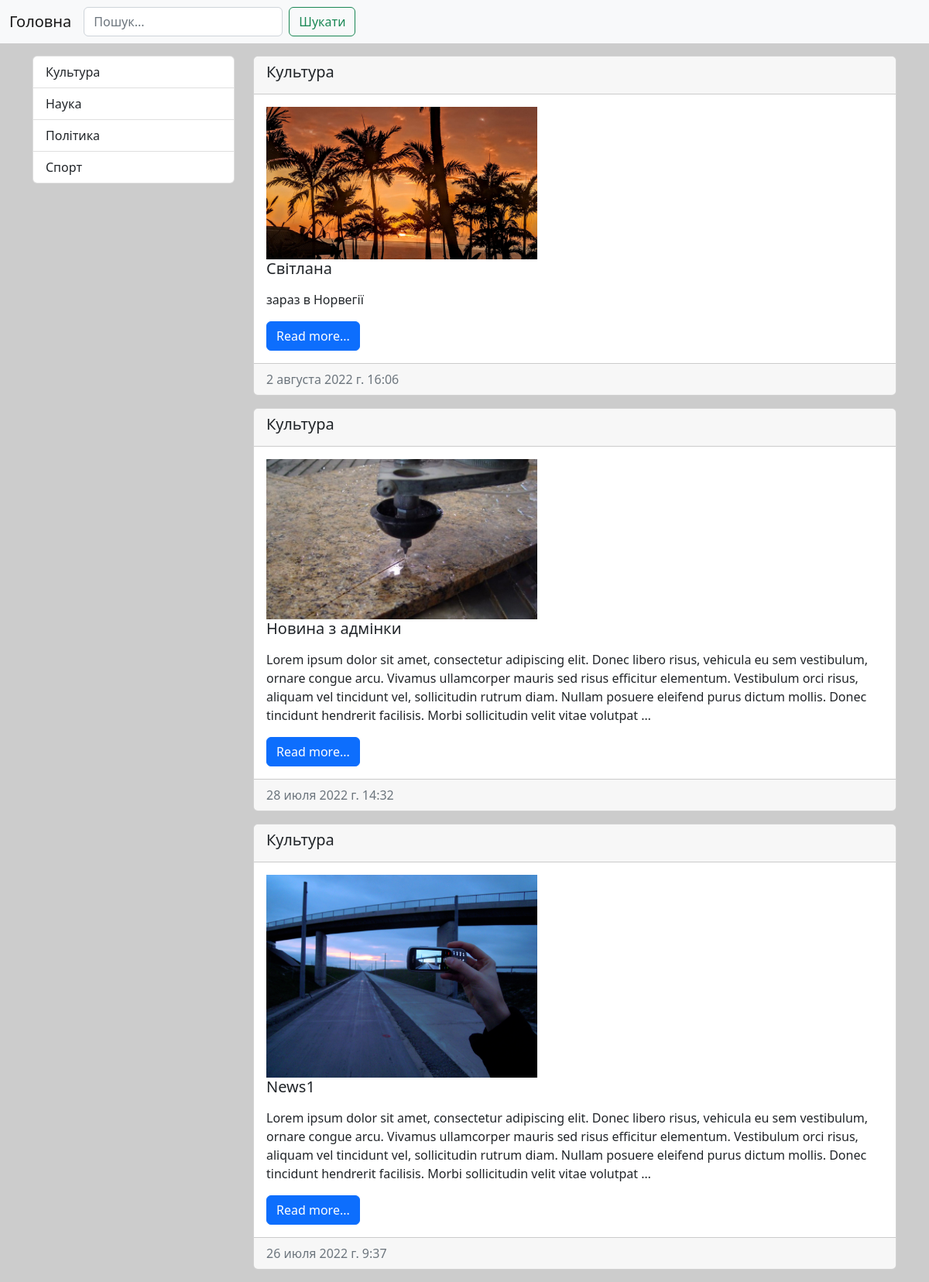
Page /category/1/ on the committed database.
### news/models.py (models this page shows, shortened)
class Category(models.Model):
    title = models.CharField(max_length=150, db_index=True, verbose_name='Назва категорії')
    def get_absolute_url(self):
        return reverse('category', kwargs={"category_id": self.pk})
    def __str__(self):
        return self.title
    class Meta:
        verbose_name = 'Категорія'
        verbose_name_plural = 'категорії'
        ordering = ['title']

class News(models.Model):
    title = models.CharField(max_length=150, verbose_name='Назва')
    content = models.TextField(blank=True, verbose_name='Контент')
    created_at = models.DateTimeField(auto_now_add=True, verbose_name='Час публікації')
    update_at = models.DateTimeField(auto_now=True, verbose_name='Час оновлення')
    photo = models.ImageField(upload_to='photos/%Y%m%d/', verbose_name='Фото', blank=True)
    is_published = models.BooleanField(default=True, verbose_name='Стан публікації')
    category = models.ForeignKey('Category', verbose_name='Категорія', on_delete=models.PROTECT, null=True)
    def get_absolute_url(self):
        return reverse('view_news', kwargs={"news_id": self.pk})
    class Meta:
        verbose_name = 'Новина'
        verbose_name_plural = 'Новини'
        ordering = ['-created_at', 'title']

### news/views.py (the view)
# urls.py: path('category/<int:category_id>/', get_category, name='category'),
def get_category(request, category_id):
    news = News.objects.filter(category_id=category_id)
    category = Category.objects.get(pk=category_id)
    return render(request, 'news/category.html', {'news': news, 'category': category })

### news/templatetags/news_tags.py (called while the page is built)
@register.inclusion_tag('news/list_categories.html')
def show_categories():
    categories = Category.objects.all()
    return {"categories": categories,}

### news/templates/news/category.html
{% extends 'base.html' %}
{% block sidebar %}
{% include 'inc/_sidebar.html' %}
{% endblock %}
{% block content %}
    {% for item in news %}
    <div class="card text mb-3">
        <div class="card-header">
            <h5>{{ item.category }} </h5>
        </div>
        <div class="card-body">
            <div class="media">
                {% if item.photo %}
                <img src="{{ item.photo.url }}" alt="" width="350" class="mr-3">
                {% endif %}
                <div class="media-body">
                    <h5 class="card-title">{{ item.title }}</h5>
                    <p class="card-text">{{ item.content|safe|linebreaks|truncatewords:50 }}</p>
                    <a href="{{ item.get_absolute_url }}" class="btn btn-primary">Read more...</a>
                </div>
            </div>
        </div>
        <div class="card-footer text-muted">
            {{ item.created_at }}
        </div>
    </div>
    {% endfor %}
{% endblock %}

### news/templates/news/list_categories.html
<div class="list-group">
    {% for item in categories %}
    <a href="{{ item.get_absolute_url }}" class="list-group-item list-group-item-action">{{ item.title }}</a>
    {% endfor %}
</div>

### rows in the picture
Category: title "Культура"
Category: title "Наука"
Category: title "Політика"
Category: title "Спорт"
News: category "Культура", photo (picture), title "Світлана", content "зараз в Норвегії", created_at "2 августа 2022 г. 16:06"
News: category "Культура", photo (picture), title "Новина з адмінки", content "Lorem ipsum dolor sit amet, consectetur adipiscing elit. Donec libero risus, vehicula eu sem vestibulum, ornare congue arcu. Vivamus ullamcorper mauris sed risus efficitur elementum. Vestibulum orci risus, aliquam vel tincidunt vel, sollicitudin rutrum diam. Nullam posuere eleifend purus dictum mollis. Donec tincidunt hendrerit facilisis. Morbi sollicitudin velit vitae volutpat …", created_at "28 июля 2022 г. 14:32"
News: category "Культура", photo (picture), title "News1", content "Lorem ipsum dolor sit amet, consectetur adipiscing elit. Donec libero risus, vehicula eu sem vestibulum, ornare congue arcu. Vivamus ullamcorper mauris sed risus efficitur elementum. Vestibulum orci risus, aliquam vel tincidunt vel, sollicitudin rutrum diam. Nullam posuere eleifend purus dictum mollis. Donec tincidunt hendrerit facilisis. Morbi sollicitudin velit vitae volutpat …", created_at "26 июля 2022 г. 9:37"
